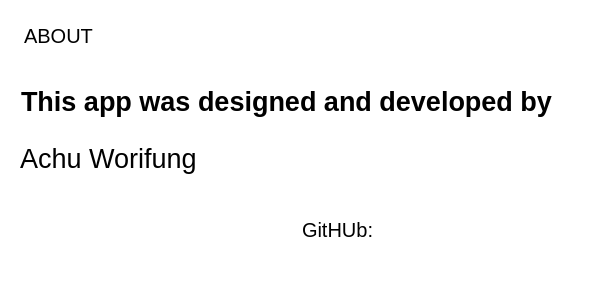
                <widget class="QWidget" name="scrollAreaWidgetContents_5">
                 <property name="geometry">
                  <rect>
                   <x>0</x>
                   <y>0</y>
                   <width>598</width>
                   <height>290</height>
                  </rect>
                 </property>
                 <property name="styleSheet">
                  <string notr="true">background-color:rgb(255, 255, 255);
border: none;</string>
                 </property>
                 <layout class="QVBoxLayout" name="verticalLayout_16">
                  <item alignment="Qt::AlignLeft">
                   <widget class="QWidget" name="widget_17" native="true">
                    <property name="maximumSize">
                     <size>
                      <width>16777215</width>
                      <height>100</height>
                     </size>
                    </property>
                    <layout class="QHBoxLayout" name="horizontalLayout_13">
                     <item>
                      <widget class="QPushButton" name="pushButton_6">
                       <property name="font">
                        <font>
                         <pointsize>-1</pointsize>
                         <weight>50</weight>
                         <italic>false</italic>
                         <bold>false</bold>
                        </font>
                       </property>
                       <property name="styleSheet">
                        <string notr="true">    border-style: none;


    border-color: none;
    padding: 4px;
font:20px</string>
                       </property>
                       <property name="text">
                        <string>ABOUT</string>
                       </property>
                       <property name="icon">
                        <iconset>
                         <normaloff>../../../../Downloads/4470663_description_about_app_web_info_icon.ico</normaloff>../../../../Downloads/4470663_description_about_app_web_info_icon.ico</iconset>
                       </property>
                       <property name="iconSize">
                        <size>
                         <width>40</width>
                         <height>40</height>
                        </size>
                       </property>
                      </widget>
                     </item>
                    </layout>
                   </widget>
                  </item>
                  <item>
                   <widget class="QWidget" name="widget_18" native="true">
                    <property name="sizePolicy">
                     <sizepolicy hsizetype="Expanding" vsizetype="Expanding">
                      <horstretch>0</horstretch>
                      <verstretch>0</verstretch>
                     </sizepolicy>
                    </property>
                    <property name="minimumSize">
                     <size>
                      <width>0</width>
                      <height>200</height>
                     </size>
                    </property>
                    <layout class="QVBoxLayout" name="verticalLayout_17">
                     <item>
                      <widget class="QLabel" name="label_9">
                       <property name="maximumSize">
                        <size>
                         <width>16777215</width>
                         <height>90</height>
                        </size>
                       </property>
                       <property name="font">
                        <font>
                         <pointsize>20</pointsize>
                         <weight>75</weight>
                         <bold>true</bold>
                        </font>
                       </property>
                       <property name="text">
                        <string>This app was designed and developed by </string>
                       </property>
                       <property name="wordWrap">
                        <bool>false</bool>
                       </property>
                       <property name="indent">
                        <number>1</number>
                       </property>
                      </widget>
                     </item>
                     <item alignment="Qt::AlignLeft">
                      <widget class="QLabel" name="label_10">
                       <property name="maximumSize">
                        <size>
                         <width>16777215</width>
                         <height>90</height>
                        </size>
                       </property>
                       <property name="font">
                        <font>
                         <pointsize>20</pointsize>
                        </font>
                       </property>
                       <property name="text">
                        <string>Achu Worifung</string>
                       </property>
                      </widget>
                     </item>
                     <item>
                      <widget class="QWidget" name="widget_19" native="true">
                       <property name="minimumSize">
                        <size>
                         <width>0</width>
                         <height>80</height>
                        </size>
                       </property>
                       <property name="maximumSize">
                        <size>
                         <width>16777215</width>
                         <height>90</height>
                        </size>
                       </property>
                       <layout class="QHBoxLayout" name="horizontalLayout_18">
                        <item>
                         <widget class="QPushButton" name="pushButton_7">
                          <property name="styleSheet">
                           <string notr="true">    border-style: none;


    border-color: none;
    padding: 4px;
font:20px</string>
                          </property>
                          <property name="text">
                           <string/>
                          </property>
                          <property name="icon">
                           <iconset>
                            <normaloff>../../../../Downloads/211904_social_github_icon.ico</normaloff>../../../../Downloads/211904_social_github_icon.ico</iconset>
                          </property>
                          <property name="iconSize">
                           <size>
                            <width>35</width>
                            <height>35</height>
                           </size>
                          </property>
                         </widget>
                        </item>
                        <item>
                         <widget class="QLabel" name="label_11">
                          <property name="font">
                           <font>
                            <pointsize>15</pointsize>
                           </font>
                          </property>
                          <property name="text">
                           <string>GitHUb:</string>
                          </property>
                         </widget>
                        </item>
                       </layout>
                      </widget>
                     </item>
                    </layout>
                   </widget>
                  </item>
                 </layout>
                </widget>
